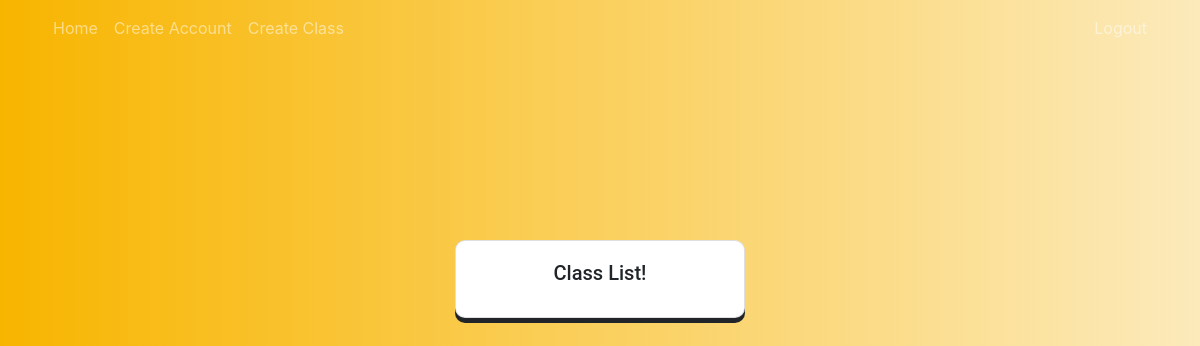
Before: /home/ (signed in) with the older database file.
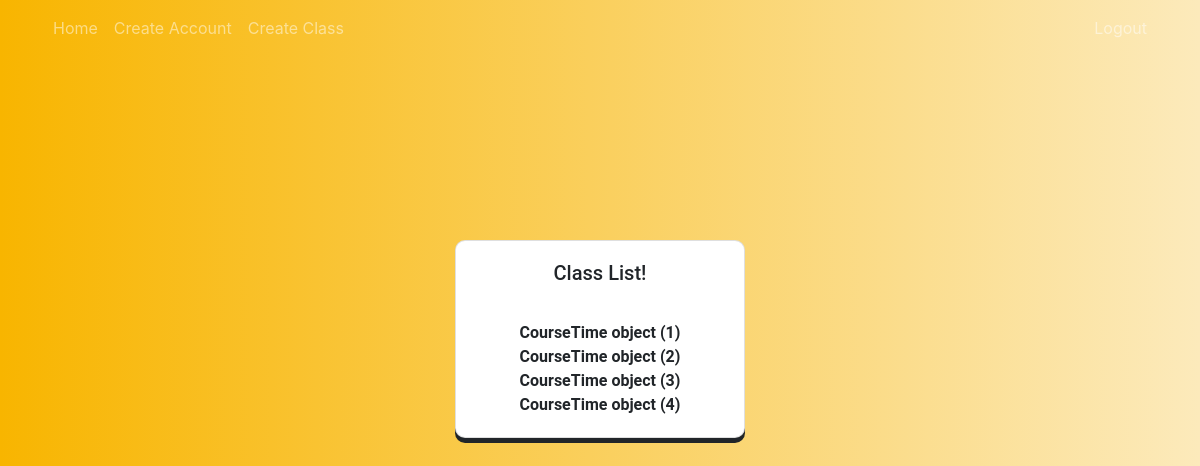
After: the same page with the newer database file.
### CS361WebApp/models.py (models this page shows)
class CourseTime(models.Model):
    department = models.CharField(max_length=50)
    number = models.CharField(max_length=50)
    start = models.CharField(max_length=50)
    end = models.CharField(max_length=50)
    day = models.CharField(max_length=50)
    section = models.CharField(max_length=50)
    instructor = models.CharField(max_length=50)

### CS361WebApp/views.py (the view)
# urls.py: path('home/', views.home, name='CS361WebApp-home'),
@login_required
def home(request):
    course_result = CourseTime.objects.all()
    return render(request, 'CS361WebApp/home.html', {"courses": course_result})

### CS361WebApp/templates/CS361WebApp/home.html (shortened to what this page needs)
{% extends "CS361WebApp/base.html" %}
{% block content %}
    <div class="row">
        <div class="col">
            <form method="POST" action="/">
                <div id="form-control" class="card" style="width: 18rem;">
                    <div class="card-body">
                        <h5 class="card-title">Class List!</h5>
                        {% for class in courses %}
                            <br>{{class}}
                        {% endfor %}
                    </div>
                </div>
            </form>
        </div>
    </div>
{% endblock content %}

### CS361WebApp/templates/CS361WebApp/base.html (shortened to what this page needs)
{% load static %}
<!DOCTYPE html>
<html lang="en">
<head>
    <link rel="stylesheet" href="https://stackpath.bootstrapcdn.com/bootstrap/4.3.1/css/bootstrap.min.css">
    <link rel="stylesheet" type="text/css" href="{% static "TAManager/main.css" %}">
</head>
<nav class="navbar navbar-expand-md navbar-dark bg-steel fixed-top">
        <div class="container">
          <div class="collapse navbar-collapse" id="navbarToggle">
            <div class="navbar-nav mr-auto">
            {% if user.is_authenticated %}
              <a class="nav-item nav-link" href="{% url 'CS361WebApp-home' %}">Home</a>
                {% if user.is_staff %}
                    <a class="nav-item nav-link" href="{% url 'register' %}">Create Account</a>
                    <a class="nav-item nav-link" href="{% url 'CS361WebApp-coursetime' %}">Create Class</a>
                {% endif %}
            {% endif %}
            </div>
            <div class="navbar-nav">
              {% if user.is_authenticated %}
                <a class="nav-item nav-link" href="{% url 'logout' %}">Logout</a>
              {% else %}
                <a class="nav-item nav-link" href="{% url 'login' %}">Login</a>
              {% endif %}
            </div>
          </div>
        </div>
      </nav>
<body>
    <div class="container-fluid">
        {% block content %}{% endblock content %}
    </div>
</body>
</html>

### CS361WebApp/static/TAManager/main.css (style rules this page uses)
body { background: #fceabb; background: -webkit-linear-gradient(to right, #f8b500, #fceabb); background: linear-gradient(to right, #f8b500, #fceabb); }
#form-control { display: block; border-radius: 10px; text-align: center; margin: 30vh auto; box-sizing: content-box; box-shadow: 0px 5px 0px; font-family: Roboto, sans-serif; font-weight: bold; }

Changed rows visible on the page:
added CourseTime: id "CourseTime object (1)"
added CourseTime: id "CourseTime object (2)"
added CourseTime: id "CourseTime object (3)"
added CourseTime: id "CourseTime object (4)"
